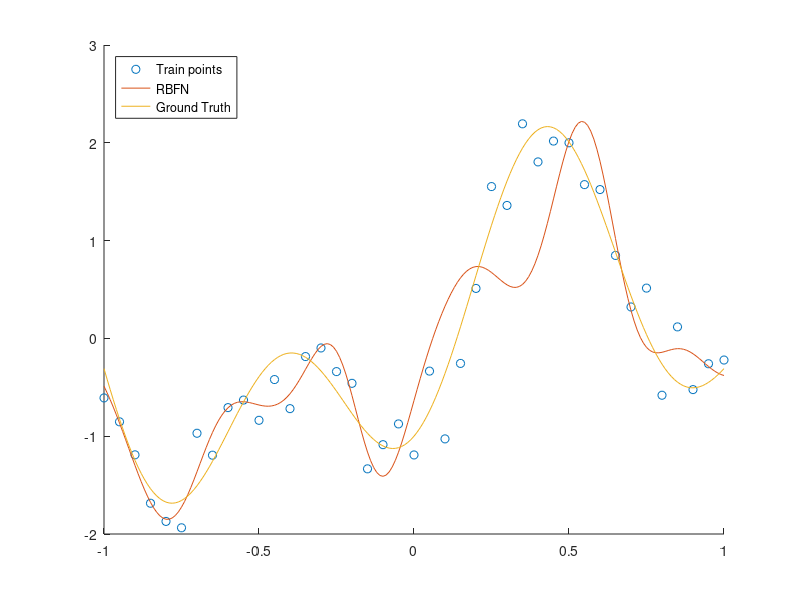

The MATLAB script that drew this image:
clc
clear
% construct data
rng(520) % reproduce seed
train_x = -1:0.05:1;
train_y = 1.2*sin(pi*train_x)-cos(2.4*pi*train_x)+0.3*randn(1,size(train_x,2));
test_x = -1:0.01:1;
test_y = 1.2*sin(pi*test_x)-cos(2.4*pi*test_x);
% Choose centers
rand_cens = datasample(train_x,15,2);
% Training
r = abs(train_x' - rand_cens);
RBF = exp(-r.^2./2/0.1^2);
w = pinv(RBF)*train_y';
% Train accuracy
r = abs(train_x' - rand_cens);
RBF = exp(-r.^2./2/0.1^2);
pred_y = (RBF*w)';
MSE_train = sum((pred_y - train_y).^2)/size(pred_y,2);
% Test accuracy
r = abs(test_x' - rand_cens);
RBF = exp(-r.^2./2/0.1^2);
pred_y = (RBF*w)';
MSE_test = sum((pred_y - test_y).^2)/size(pred_y,2);
% plot result
hold on
plot(train_x,train_y,'o')
plot(test_x,pred_y)
plot(test_x,test_y)
legend('Train points','RBFN','Ground Truth','Location','northwest')
